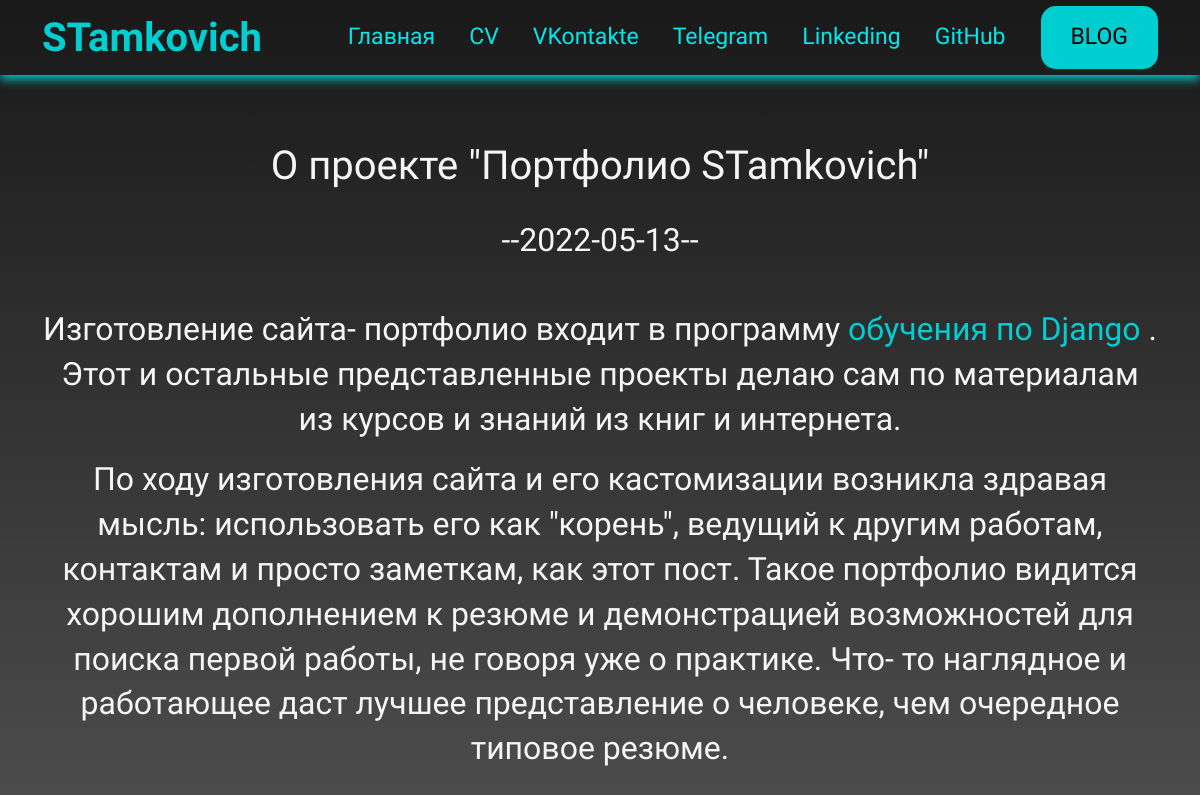
The app's page /blog/stamkovich/ with its own data.
### blog/models.py (models this page shows, shortened)
class Blog(models.Model):
    title_post = models.CharField("Название поста", max_length=200)
    post_info = models.TextField("Информация")
    date = models.DateField(null=True)
    slug = models.SlugField(default='', null=False)

### blog/views.py (the view)
# urls.py: path('<slug:slug>/', views.ShowDetailBlog.as_view(), name='detail-post'),
class ShowDetailBlog(DetailView):
    template_name = 'blog/detail.html'
    model = Blog
    context_object_name = 'blog'

### blog/templates/blog/detail.html (shortened to what this page needs)
{% extends 'portfolio/base.html' %}
{% load static %}
{% block content %}
    <br>
    <br>
    <br>
    <h1 class="info-post">{{ blog.title_post }} </h1>
    <br>
    <h5 class="text-center text-muted mb-5">{{ blog.date|date:'--Y-m-d--'|upper }}</h5>
    <div class="text-center"><p>{{ blog.post_info|safe }}</p></div>
{% endblock %}

### portfolio/static/portfolio/css/custom.css (style rules this page uses)
body { background: linear-gradient(rgba(0,0,0,0.9), rgba(0,0,0,0.7)), url(background.jpg) no-repeat; position: relative; font-family: 'Cairo', sans-serif; font-size: 16px; line-height: 1.4; min-width: 320px; overflow-x: hidden; height: auto; color: whitesmoke; background-size: cover; background-attachment: fixed; }
a { text-decoration: none; }
.text-center { font-size: 2.0rem; text-align: center; }
.info-post { text-align: center; font-family: 'Cairo', sans-serif; font-size: 2.5rem; color: whitesmoke; top: 200px; }

### records on screen
Blog: title_post "О проекте \"Портфолио STamkovich\"", date "--2022-05-13--", post_info "Изготовление сайта- портфолио входит в программу обучения по Django . Этот и остальные представленные проекты делаю сам по материалам из курсов и знаний из книг и интернета. По ходу изготовления сайта и его кастомизации возникла здравая мысль: использовать его как \"корень\", ведущий к другим работам, контактам и просто заметкам, как этот пост. Такое портфолио видится хорошим дополнением к резюме и демонстрацией возможностей для поиска первой работы, не говоря уже о практике. Что- то наглядное и работающее даст лучшее представление о человеке, чем очередное типовое резюме."
